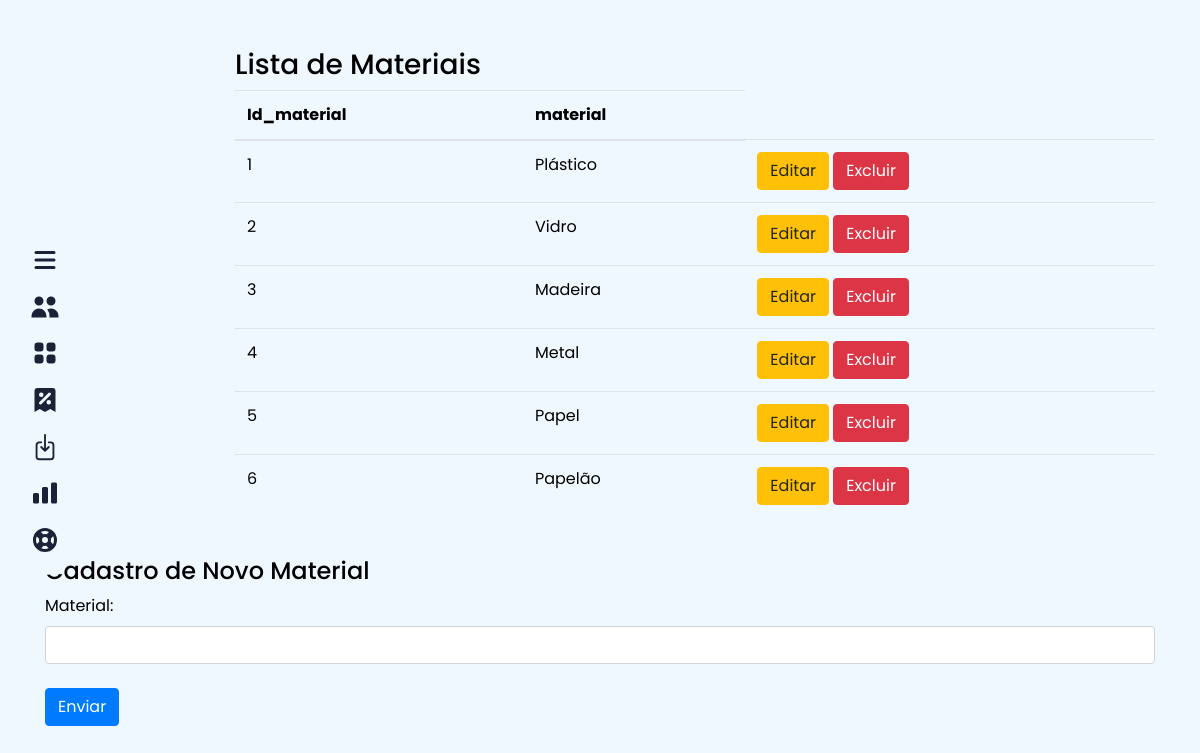
Page /adm/MaterialAdm.php on the committed database.
### tables this page shows
CREATE TABLE IF NOT EXISTS `material` (
  `id_material` int NOT NULL AUTO_INCREMENT,
  `material` varchar(30) NOT NULL,
  PRIMARY KEY (`id_material`)
);

### conexao/conexao.php (called while the page is built)
<?php
class Conexao
{
    public static $instance;
    public static function getConexao()
    {
        if (!isset(self::$instance)) {
            self::$instance = new PDO('mysql:host=localhost;dbname=reciclagem', 'root', '', array(PDO::MYSQL_ATTR_INIT_COMMAND => "SET NAMES utf8"));
            self::$instance->setAttribute(PDO::ATTR_ERRMODE, PDO::ERRMODE_EXCEPTION);
            self::$instance->setAttribute(PDO::ATTR_ORACLE_NULLS, PDO::NULL_EMPTY_STRING);
        }
        return self::$instance;
    }
}

### dao/MaterialDAO.php (called while the page is built, shortened)
<?php
    class MaterialDao{
        public function read(){
            try{
                $sql = "SELECT * FROM material";
                $result = Conexao::getConexao()->query($sql);
                $lista = $result->fetchALL(PDO::FETCH_ASSOC);
                $f_lista = array();
                foreach($lista as $l){
                    $f_lista[] = $this->listaMaterial($l);
                }
                return $f_lista;
            }
            catch(Exception $e){
                print "Ocorreu um erro ao buscar todos os clientes <br>". $e ."<br>";
            }
        }
        private function listaMaterial($row){
            $material = new Material();
            $material->setId_Material($row['id_material']);
            $material->setMaterial($row['material']);
            return $material;
        }
    }
?>

### model/Material.php (called while the page is built)
<?php
    class Material{
        private $id_material;
        private $material;
        function getId_material(){
            return $this->id_material;
        }
        function getMaterial(){
            return $this->material;
        }
        function setId_material($id_material){
            $this->id_material = $id_material;
        }
        function setMaterial($material){
            $this->material = $material;
        }
    }
?>

### adm/MaterialAdm.php (the view, shortened to what this page needs)
<?php
    include_once "../conexao/Conexao.php";
    include_once "../dao/MaterialDAO.php";
    include_once "../model/Material.php";
    $materialdao = new MaterialDao();
?>
<!DOCTYPE html>
<html lang="pt-br">
<head>
    <link rel="stylesheet" href="https://maxcdn.bootstrapcdn.com/bootstrap/4.0.0/css/bootstrap.min.css">
    <link rel='stylesheet' href='https://cdnjs.cloudflare.com/ajax/libs/font-awesome/5.15.3/css/all.min.css'>
    <link rel="stylesheet" href="https://maxcdn.bootstrapcdn.com/bootstrap/4.0.0/css/bootstrap.min.css">
</head>
<body>
<nav id="menuBar" class="">
        <ul>
            <li>
                <a href="javascript:toggleMenu()">
                    <svg xmlns="http://www.w3.org/2000/svg" class="h-5 w-5" viewBox="0 0 20 20" fill="currentColor"><path fill-rule="evenodd" d="M3 5a1 1 0 011-1h12a1 1 0 110 2H4a1 1 0 01-1-1zM3 10a1 1 0 011-1h12a1 1 0 110 2H4a1 1 0 01-1-1zM3 15a1 1 0 011-1h12a1 1 0 110 2H4a1 1 0 01-1-1z" clip-rule="evenodd" /></svg>
                </a>
            </li>
            <li>
                <a href="ClienteAdm.php">
                  <svg xmlns="http://www.w3.org/2000/svg" class="h-5 w-5" viewBox="0 0 20 20" fill="currentColor"><path d="M9 6a3 3 0 11-6 0 3 3 0 016 0zM17 6a3 3 0 11-6 0 3 3 0 016 0zM12.93 17c.046-.327.07-.66.07-1a6.97 6.97 0 00-1.5-4.33A5 5 0 0119 16v1h-6.07zM6 11a5 5 0 015 5v1H1v-1a5 5 0 015-5z" /></svg>
                </a>
            </li>
            <li>
                <a href="ColetaAdm.php">
                </a>
            </li>
            <li>
                <a href="MaterialAdm.php">
                </a>
            </li>
            <li>
                <a href="ConteudoAdm.php">
                </a>
            </li>
            <li>
                <a href="AltConteudoAdm.php">
                    <svg xmlns="http://www.w3.org/2000/svg" class="h-5 w-5" viewBox="0 0 20 20" fill="currentColor"><path d="M2 11a1 1 0 011-1h2a1 1 0 011 1v5a1 1 0 01-1 1H3a1 1 0 01-1-1v-5zM8 7a1 1 0 011-1h2a1 1 0 011 1v9a1 1 0 01-1 1H9a1 1 0 01-1-1V7zM14 4a1 1 0 011-1h2a1 1 0 011 1v12a1 1 0 01-1 1h-2a1 1 0 01-1-1V4z" /></svg>
                </a>
            </li>
            <li>
                <a href="../sair.php">
                </a>
            </li>
        </ul>
    </nav>
<div class="container">
  <div class="row">
    <div class="col-2"></div>
    <div class="col-10 mt-5">
    <h3>Lista de Materiais</h3>
<table class="table table-xs table-hover">
            <thead>
                <tr>
                    <th>Id_material</th>
                    <th>material</th>
                </tr>
            </thead>
            <tbody>
                <?php foreach ($materialdao->read() as $material) : ?>
                    <tr>
                        <td><?= $material->getId_Material() ?></td>
                        <td><?= $material->getMaterial() ?></td>
                        <td class="">
                            <button class="btn  btn-warning" data-toggle="modal" data-target="#editar><?= $material->getId_Material() ?>">
                                Editar
                            </button>
                            <a href="../controller/MaterialController.php?del=<?= $material->getId_Material() ?>">
                            <button class="btn  btn-danger" type="button">Excluir</button>
                            </a>
                        </td>
                    </tr>
                    </div>
                <?php endforeach ?>
<br>
<form action="../controller/MaterialController.php" method="POST">
    <h4>Cadastro de Novo Material</h4>
    <label>Material: </label>
       <input type="text" name="material" class="form-control "/><br>
             <button class="btn btn-primary" type="submit" name="enviar">Enviar</button>
      </form>
</body>
</html>

### adm/MaterialAdm.php (style rules this page uses)
* { margin: 0; padding: 0; font-family: 'Poppins', sans-serif; }
body { background-color: #f0f8ff;; color: black; }
nav { position: fixed; height: 350px; left: 20px; top: 0; bottom: 0; margin: auto 0; background-color: #f0f8ff; padding: 20px 10px; border-radius: 30px; }
nav ul { list-style: none; display: flex; justify-content: space-between; align-items: center; flex-flow: column; height: 100%; }
nav ul li { width: 100%; }
nav ul li a { text-decoration: none; color: #1a2238; display: flex; align-items: center; cursor: pointer; width: 100%; transition: 0.2s all ease; }
nav ul li a svg { width: 30px; height: 30px; }

### rows in the picture
material: id_material "1", material "Plástico"
material: id_material "2", material "Vidro"
material: id_material "3", material "Madeira"
material: id_material "4", material "Metal"
material: id_material "5", material "Papel"
material: id_material "6", material "Papelão"
